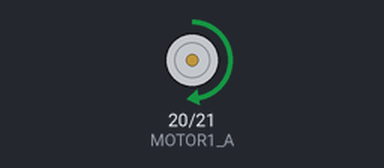
Bench run of a program on a simulated Raspberry Pi (BCM pin numbers). Parts: motor-driver pin pairs drawn as motors (green arrow = first pin HIGH = forward, orange = second pin HIGH = backward, longer = more drive, scaled by the enable pin). At 3.5 s the program stops and its outputs stay as they are.

Above: at 0.1 s.
At 2.1 s:
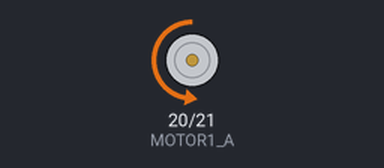
At 3.6 s:
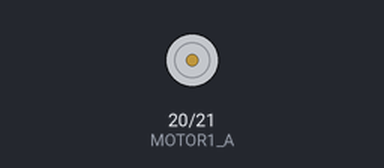
Timing chart, 0 to 5.0 s (numbered marks = the images above):
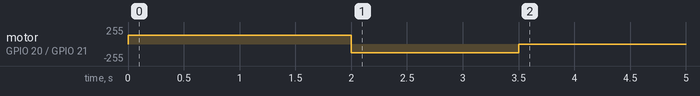

Measured:
- by itself, motor on GPIO 20 (MOTOR1_A) / GPIO 21 (MOTOR1_B): stopped → forward 128/255 at 0.00 s, → backward 128/255 2.0 s later, → stopped 1.5 s later

The program:

moteur.py
```python
from time import sleep
import RPi.GPIO as GPIO

MOTOR1_EN = 14
MOTOR1_A = 20
MOTOR1_B = 21

try:

    # Configure les pins
    GPIO.setmode(GPIO.BCM)

    GPIO.setup(MOTOR1_EN, GPIO.OUT)
    GPIO.setup(MOTOR1_A, GPIO.OUT)
    GPIO.setup(MOTOR1_B, GPIO.OUT)

    # 0/100% pour la vitesse
    motor1GPIO = GPIO.PWM(MOTOR1_EN, 100)

    # AVANCE

    # a 50% de sa vitesse
    motor1GPIO.start(50)

    GPIO.output(MOTOR1_A, GPIO.HIGH)
    GPIO.output(MOTOR1_B, GPIO.LOW)


    # Continu d'avancer pendant une seconde
    sleep(1)

    # Stoppe et freine les moteurs pendant une seconde
    GPIO.output(MOTOR1_EN, GPIO.LOW)
    sleep(1)

    # TOURNE A GAUCHE

    GPIO.output(MOTOR1_EN, GPIO.HIGH)
    GPIO.output(MOTOR1_A, GPIO.LOW)
    GPIO.output(MOTOR1_B, GPIO.HIGH)

    sleep(0.5)

    GPIO.output(MOTOR1_EN, GPIO.LOW)

    sleep(1)

    GPIO.output(MOTOR1_EN, GPIO.LOW)

except KeyboardInterrupt:
    pass
except:
    GPIO.cleanup()
    raise

GPIO.cleanup()
```
